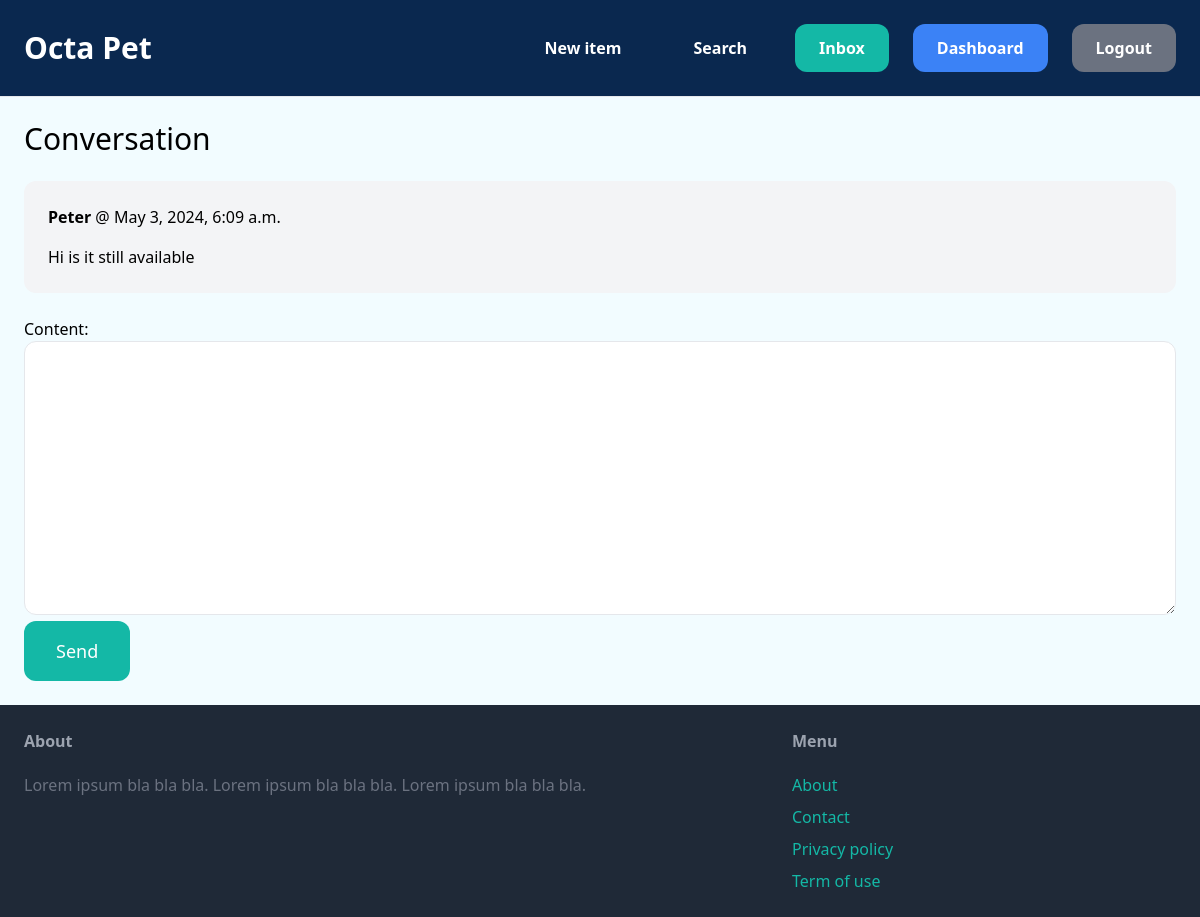
The page /inbox/1/ (signed in) on the database its author committed.
### conversation/models.py (models this page shows)
class ConversationMessage(models.Model):
    conversation = models.ForeignKey(Conversation, related_name='messages', on_delete=models.CASCADE)
    content = models.TextField()
    created_at = models.DateTimeField(auto_now_add=True)
    created_by = models.ForeignKey(User, related_name='created_messages', on_delete=models.CASCADE)

### conversation/views.py (the view)
# urls.py: path('<int:pk>/', views.detail, name='detail'),
@login_required
def detail(request, pk):
    conversation = Conversation.objects.filter(members__in=[request.user.id]).get(pk=pk)
    if request.method == 'POST':
        form = ConversationMessageForm(request.POST)
        if form.is_valid():
            conversation_message = form.save(commit=False)
            conversation_message.conversation = conversation
            conversation_message.created_by = request.user
            conversation_message.save()
            conversation.save()
            return redirect('conversation:detail', pk=pk)
    else:
        form = ConversationMessageForm()
    return render(request, 'conversation/detail.html', {
        'conversation': conversation,
        'form': form
    })

### conversation/forms.py
class ConversationMessageForm(forms.ModelForm):
    class Meta:
        model = ConversationMessage
        fields = ('content',)
        widgets = {
            'content': forms.Textarea(attrs={
                'class': 'w-full py-4 px-6 rounded-xl border'
            })
        }

### conversation/templates/conversation/detail.html (shortened to what this page needs)
{% extends 'core/base.html' %}
{% block content %}
<h1 class="mb-6 text-3xl">Conversation</h1>
<div class="space-y-6">
    {% for message in conversation.messages.all %}
        <div class="p-6 flex {% if message.created_by == request.user %}bg-blue-100{% else %}bg-gray-100{% endif %} rounded-xl">
            <div>
                <p class="mb-4"><strong>{{ message.created_by.username }}</strong> @ {{ message.created_at }}</p>
                <p>{{ message.content }}</p>
            </div>
        </div>
    {% endfor %}
</div>
<form method="post" action="." class="mt-6">
    {{ form.as_p }}
    <button class="py-4 px-8 text-lg bg-teal-500 hover:bg-teal-700 rounded-xl text-white">Send</button>
</form>
{% endblock %}

### media/core.css (style rules this page uses)
body { background: #f2fcff; align-items: center; justify-content: center; }
* { box-sizing: border-box }

### rows shown on the page
ConversationMessage: created_by.username "Peter", created_at "May 3, 2024, 6:09 a.m.", content "Hi is it still available"
